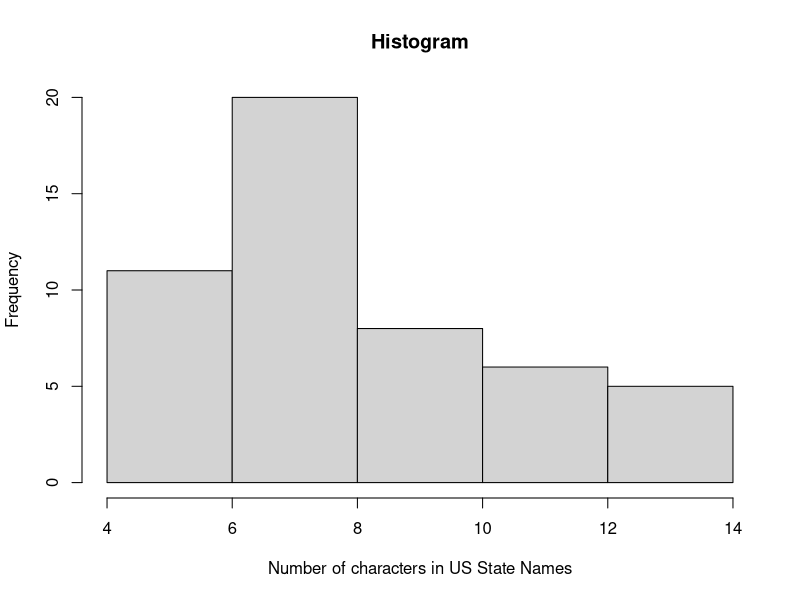

Write the R code that produced this figure.
states=rownames(USArrests)

# Get states names with 'w'.

grep(pattern = "w", x = states, value = TRUE)

# Get states names with 'W'.

grep(pattern = "W", x = states, value = TRUE)

# Prepare a histogram of the number of characters in each US state.

hist(nchar(states), main = "Histogram",
     xlab = "Number of characters in US State Names")